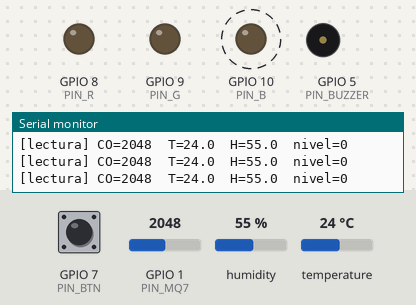
The sketch below on a simulated ESP32-S3. Parts: output pins drawn as LEDs (lit = HIGH), buzzer (waves = sounding), the last lines printed to the serial monitor. Dashed ring = blinking. Inputs (shaded band) come from the test bench; at power-on: GPIO 1 (PIN_MQ7) = 2048, GPIO 7 (PIN_BTN) HIGH, humidity 55 %, temperature 24 °C. WiFi joins after 1.5 s; servers stay silent unless stated; a WiFi scan finds three made-up networks; uploads are accepted with an empty reply; storage starts empty; web services answer with replies made up by the test bench.

Above: at 13.4 s.
13.5 s: GPIO 1 (PIN_MQ7) set to 3040
22.5 s: GPIO 1 (PIN_MQ7) set to 2973
At 26.6 s:
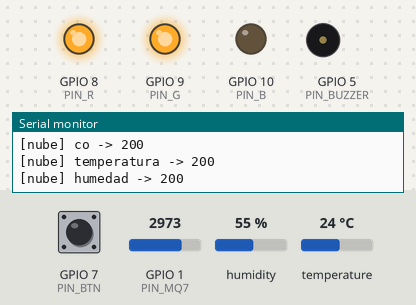
26.9 s: GPIO 1 (PIN_MQ7) set to 3603
At 28.1 s:
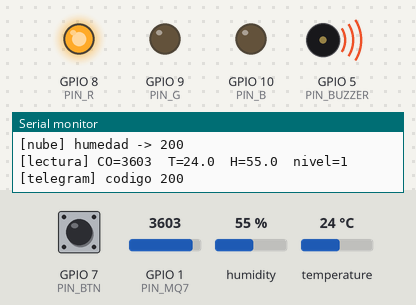
28.9 s: GPIO 7 (PIN_BTN) pulled LOW for 0.15 s
At 29.4 s:
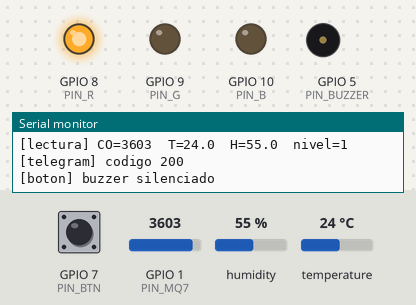
Timing chart, 0 to 31.5 s (numbered marks = the images above; inputs shaded):
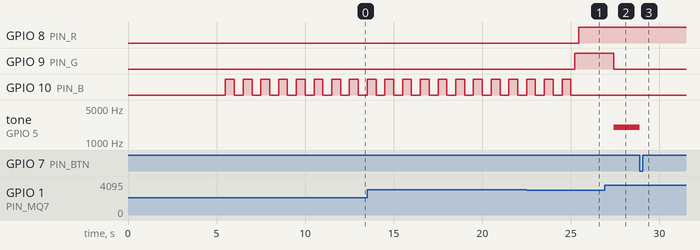

Measured:
- after the input at 22.5 s, GPIO 9 (PIN_G): goes on until 25.2 s, then stays HIGH; tone on GPIO 5 (PIN_BUZZER): stays silent (without the input it goes to 2000 Hz after 3.0 s)
- after the input at 26.9 s, GPIO 9 (PIN_G): HIGH → LOW after 0.53 s; tone on GPIO 5 (PIN_BUZZER): silent → 2000 Hz after 0.53 s
- after the input at 28.9 s, tone on GPIO 5 (PIN_BUZZER): 2000 Hz → silent at once
- by itself, GPIO 10 (PIN_B): alternates HIGH for 0.50 s and LOW for 0.50 s

The sketch:

costop.ino
```cpp
// =====================================================================
//  CoStop - Detector de CO con alerta por Telegram + base de datos en la nube
//  ESP32 -> Telegram (alertas a un tercero)
//  ESP32 -> Railway (API) -> Aiven PostgreSQL (registro de datos)
//  Respaldo local en LittleFS (por si no hay WiFi)
// =====================================================================
#include <LittleFS.h>
#include <DHT.h>
#include <WiFi.h>
#include <WiFiClientSecure.h>
#include <HTTPClient.h>
#include "secrets.h"   // WIFI_SSID, WIFI_PASS, TG_TOKEN, TG_CHAT, SERVER_URL, API_KEY (no se sube a GitHub)

// ---------- PINES (ajusta a tu cableado) ----------
#define PIN_MQ7     1     // salida analógica AO del MQ-7 (usa GPIO 1-10 = ADC1, funciona con WiFi)
#define PIN_DHT     4
#define PIN_R       8     // LED KY-016
#define PIN_G       9
#define PIN_B       10
#define PIN_BUZZER  5
#define PIN_BTN     7

// ---------- UMBRALES MQ-7 (CALIBRAR) ----------
// Lectura cruda del ADC: 0 a 4095 (12 bits, 0 a 3,3 V).
// Cómo calibrar:
//   1) Encender en aire limpio, esperar a que la lectura se estabilice
//      (mínimo 10 minutos de precalentamiento) y anotar el valor -> MQ7_BASE.
//   2) Acercar una fuente de CO controlada (con supervisión, en un lugar ventilado) y anotar cómo sube.
//   3) Ajustar ALERTA y PELIGRO por sobre la base.
// Referencia de alarmas comerciales (norma UL 2034):
//   70 ppm por 1-4 h, 150 ppm por 10-50 min, 400 ppm por 4-15 min.
#define MQ7_BASE         800    // lectura en aire limpio (medir y reemplazar)
#define UMBRAL_ALERTA    2000   // LED amarillo
#define UMBRAL_PELIGRO   3000   // LED rojo + buzzer + Telegram
#define HISTERESIS       150    // margen para que la alarma no parpadee justo en el umbral
#define TIEMPO_CALENTAMIENTO  20000UL // Tiempo de calentamiento

// ---------- TIEMPOS ----------
#define INTERVALO_LECTURA  2000UL    // lee sensores cada 2 s
#define INTERVALO_LOG      10000UL   // guarda/envía cada 10 s (para probar; usar 60000 en uso real)
#define REINTENTO_WIFI     15000UL   // si se cae el WiFi, reintenta cada 15 s
#define USAR_WIFI          true

#define SILENCIO_MS        300000UL  // el botón silencia el buzzer 5 min (la alarma y el LED siguen)

// ---------- CREDENCIALES ----------
// WiFi, Telegram y nube están en secrets.h (copiar secrets_example.h -> secrets.h y completar).
const char* DISPOSITIVO = "costop-1";

// =====================================================================
DHT dht(PIN_DHT, DHT11);
unsigned long ultimoLog = 0, ultimaLectura = 0, ultimoIntentoWiFi = 0;
int coRaw = 0;
float temp = NAN, hum = NAN;
int nivel = 0;               // 0 = normal, 1 = alerta, 2 = peligro
bool alertaEnviada = false;
unsigned long inicioCalentamiento = 0;
bool calentando = true;
bool silenciado = false;
unsigned long inicioSilencio = 0;
bool btnAnterior = HIGH;
unsigned long ultimoCambioBtn = 0;

void setColor(bool r, bool g, bool b) {
  digitalWrite(PIN_R, r); digitalWrite(PIN_G, g); digitalWrite(PIN_B, b);
}

bool hayWiFi() {
  return USAR_WIFI && WiFi.status() == WL_CONNECTED;
}

// ---------- WiFi: reconexión sin bloquear ----------
void revisarWiFi() {
  if (!USAR_WIFI || WiFi.status() == WL_CONNECTED) return;
  if (millis() - ultimoIntentoWiFi < REINTENTO_WIFI) return;
  ultimoIntentoWiFi = millis();
  Serial.println("[wifi] reconectando...");
  WiFi.disconnect();
  WiFi.begin(WIFI_SSID, WIFI_PASS);
}

// ---------- Telegram: mensaje al tercero ----------
void enviarTelegram(const String& msg) {
  if (!hayWiFi()) return;
  WiFiClientSecure cliente; cliente.setInsecure();
  HTTPClient http;
  http.begin(cliente, String("https://api.telegram.org/bot") + TG_TOKEN + "/sendMessage");
  http.addHeader("Content-Type", "application/json");
  String body = String("{\"chat_id\":\"") + TG_CHAT + "\",\"text\":\"" + msg + "\"}";
  Serial.printf("[telegram] codigo %d\n", http.POST(body));
  http.end();
}

// ---------- Nube: una fila por sensor ----------
void enviarNube(const char* sensor, float valor) {
  if (!hayWiFi() || isnan(valor)) return;   // NaN no viaja (el servidor respondería 400)
  WiFiClientSecure cliente; cliente.setInsecure();
  HTTPClient http;
  http.begin(cliente, SERVER_URL);
  http.addHeader("Content-Type", "application/json");
  http.addHeader("x-api-key", API_KEY);
  char body[120];
  snprintf(body, sizeof(body),
           "{\"dispositivo\":\"%s\",\"sensor\":\"%s\",\"valor\":%.2f}",
           DISPOSITIVO, sensor, valor);
  Serial.printf("[nube] %s -> %d\n", sensor, http.POST(body));
  http.end();
}

// ---------- Respaldo local ----------
void guardarFlash() {
  File f = LittleFS.open("/datos.csv", "a");
  if (f) {
    f.printf("%lu,%d,%.1f,%.1f\n", millis() / 1000, coRaw, temp, hum);
    f.close();
    Serial.printf("[guardado] seg=%lu\n", millis() / 1000);
  } else Serial.println("[ERROR] no se pudo escribir");
}

void descargar() {
  File f = LittleFS.open("/datos.csv", "r");
  Serial.println("===== INICIO DATOS =====");
  Serial.println("seg,co_raw,temp,hum");
  while (f && f.available()) Serial.write(f.read());
  if (f) f.close();
  Serial.println("===== FIN DATOS =====");
}

void info() {
  File f = LittleFS.open("/datos.csv", "r");
  if (!f) { Serial.println("[info] archivo vacio o inexistente"); return; }
  int lineas = 0;
  while (f.available()) if (f.read() == '\n') lineas++;
  Serial.printf("[info] %d registros, %d bytes\n", lineas, f.size());
  f.close();
}

// ---------- Alarma con histéresis ----------
void evaluarAlarma() {
  int nuevo = nivel;
  if (coRaw >= UMBRAL_PELIGRO)                       nuevo = 2;
  else if (coRaw >= UMBRAL_ALERTA)                   nuevo = (nivel == 2 && coRaw > UMBRAL_PELIGRO - HISTERESIS) ? 2 : 1;
  else if (coRaw < UMBRAL_ALERTA - HISTERESIS)       nuevo = 0;
  else if (nivel == 2)                               nuevo = 1;   // banda de histéresis: de peligro baja a alerta

  nivel = nuevo;
  if (nivel == 2) {
    setColor(1, 0, 0);
    if (silenciado && millis() - inicioSilencio < SILENCIO_MS) noTone(PIN_BUZZER);
    else { silenciado = false; tone(PIN_BUZZER, 2000); }
    if (!alertaEnviada) {
      enviarTelegram("ALERTA CoStop: CO peligroso (lectura " + String(coRaw) + "). Ventile y salga del lugar.");
      alertaEnviada = true;
    }
  } else if (nivel == 1) {
    silenciado = false;
    setColor(1, 1, 0); noTone(PIN_BUZZER);
  } else {
    silenciado = false;
    setColor(0, 1, 0); noTone(PIN_BUZZER);
    if (alertaEnviada) {
      enviarTelegram("CoStop: niveles de CO normales otra vez (lectura " + String(coRaw) + ").");
      alertaEnviada = false;
    }
  }
}

// ---------- Botón de silencio (antirrebote 50 ms) ----------
// Solo apaga el buzzer en PELIGRO; el LED rojo sigue y el Telegram ya se envió.
void revisarBoton() {
  bool lectura = digitalRead(PIN_BTN);
  if (lectura != btnAnterior && millis() - ultimoCambioBtn > 50) {
    ultimoCambioBtn = millis();
    btnAnterior = lectura;
    if (lectura == LOW && nivel == 2) {
      silenciado = true;
      inicioSilencio = millis();
      noTone(PIN_BUZZER);
      Serial.println("[boton] buzzer silenciado");
    }
  }
}

void actualizarCalentamiento() {
  if (!calentando) return;
  if (millis() - inicioCalentamiento < TIEMPO_CALENTAMIENTO) {
    setColor(0, 0, (millis() / 500) % 2);
    noTone(PIN_BUZZER);
  } else {
    calentando = false;
    setColor(0, 1, 0);
    Serial.println("[ok] calentamiento listo");
    enviarTelegram("CoStop listo, vigilando CO");
  }
}

void setup() {
  Serial.begin(115200);
  delay(1500);
  pinMode(PIN_R, OUTPUT); pinMode(PIN_G, OUTPUT); pinMode(PIN_B, OUTPUT);
  pinMode(PIN_BUZZER, OUTPUT);
  pinMode(PIN_BTN, INPUT_PULLUP);   // botón a GND: presionado = LOW
  dht.begin();

  if (LittleFS.begin(true)) Serial.println("[ok] LittleFS montado");
  else                      Serial.println("[ERROR] LittleFS no monto");

  if (USAR_WIFI) {
    WiFi.mode(WIFI_STA);

    // --- DIAGNÓSTICO: qué redes ve la placa ---
    int n = WiFi.scanNetworks();
    Serial.printf("[scan] %d redes encontradas:\n", n);
    for (int i = 0; i < n; i++) {
      Serial.printf("   '%s'  señal %d\n", WiFi.SSID(i).c_str(), WiFi.RSSI(i));
    }

    // --- Conexión ---
    WiFi.begin(WIFI_SSID, WIFI_PASS);
    WiFi.setTxPower(WIFI_POWER_8_5dBm);
    unsigned long t0 = millis();
    while (WiFi.status() != WL_CONNECTED && millis() - t0 < 20000) delay(500);
    Serial.printf("[wifi] estado = %d\n", WiFi.status());
    Serial.println(hayWiFi() ? "[ok] WiFi" : "[aviso] sin WiFi");
  }

  Serial.println("CoStop listo. Comandos: d=descargar  i=info  b=borrar");
  enviarTelegram("CoStop encendido");
  inicioCalentamiento = millis();
}

void loop() {
  revisarWiFi();
  actualizarCalentamiento();
  revisarBoton();
  // --- Lectura de sensores ---
  if (millis() - ultimaLectura >= INTERVALO_LECTURA) {
    ultimaLectura = millis();
    coRaw = analogRead(PIN_MQ7);
    float t = dht.readTemperature(), h = dht.readHumidity();
    if (!isnan(t)) temp = t;
    if (!isnan(h)) hum = h;
    Serial.printf("[lectura] CO=%d  T=%.1f  H=%.1f  nivel=%d\n", coRaw, temp, hum, nivel);
    if (!calentando) evaluarAlarma();
  }

  // --- Registro: flash (respaldo) + nube ---
  if (!calentando && millis() - ultimoLog >= INTERVALO_LOG) {
    ultimoLog = millis();
    guardarFlash();
    enviarNube("co", coRaw);
    enviarNube("temperatura", temp);
    enviarNube("humedad", hum);
  }

  // --- Comandos por Monitor Serie ---
  if (Serial.available()) {
    char c = Serial.read();
    if (c == 'd') descargar();
    if (c == 'i') info();
    if (c == 'b') { LittleFS.remove("/datos.csv"); Serial.println("[ok] datos borrados"); }
  }
}
```

secrets_example.h
```cpp
// Copiar este archivo como "secrets.h" (misma carpeta) y completar.
// secrets.h está en .gitignore: NUNCA subirlo a GitHub.
#pragma once

// WiFi (red de 2,4 GHz)
const char* WIFI_SSID = "NOMBRE_DE_TU_RED";
const char* WIFI_PASS = "CLAVE_DE_TU_RED";

// Telegram: token entregado por @BotFather y chat_id de quien recibe las alertas
// (un grupo tiene chat_id negativo, ej: "-1001234567890")
const char* TG_TOKEN = "TOKEN_DEL_BOT";
const char* TG_CHAT  = "CHAT_ID";

// Nube (servidor de software/servidor desplegado en Railway)
const char* SERVER_URL = "https://TU-APP.up.railway.app/api/lecturas";
const char* API_KEY    = "LA_MISMA_API_KEY_QUE_EN_RAILWAY";
```
